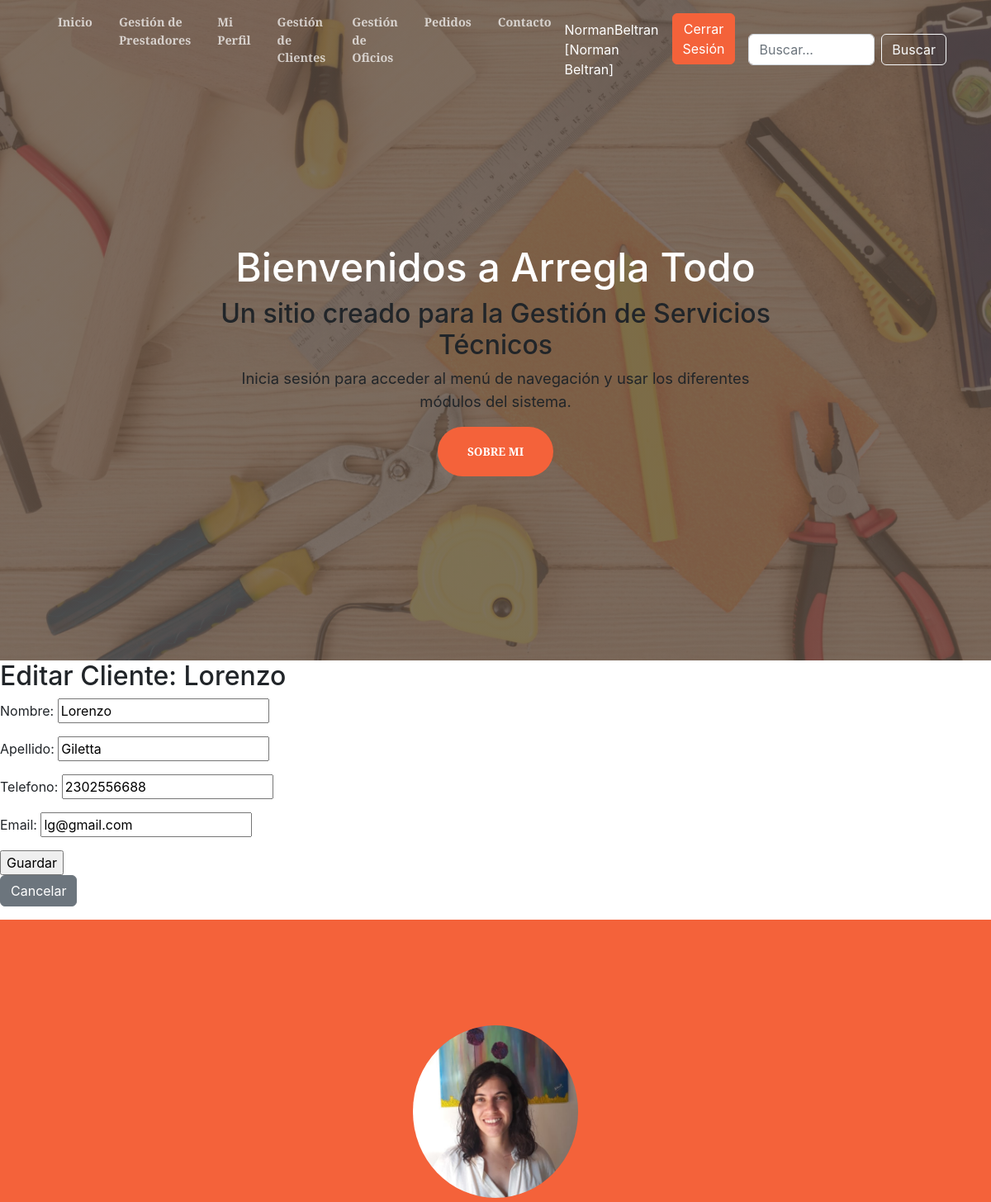
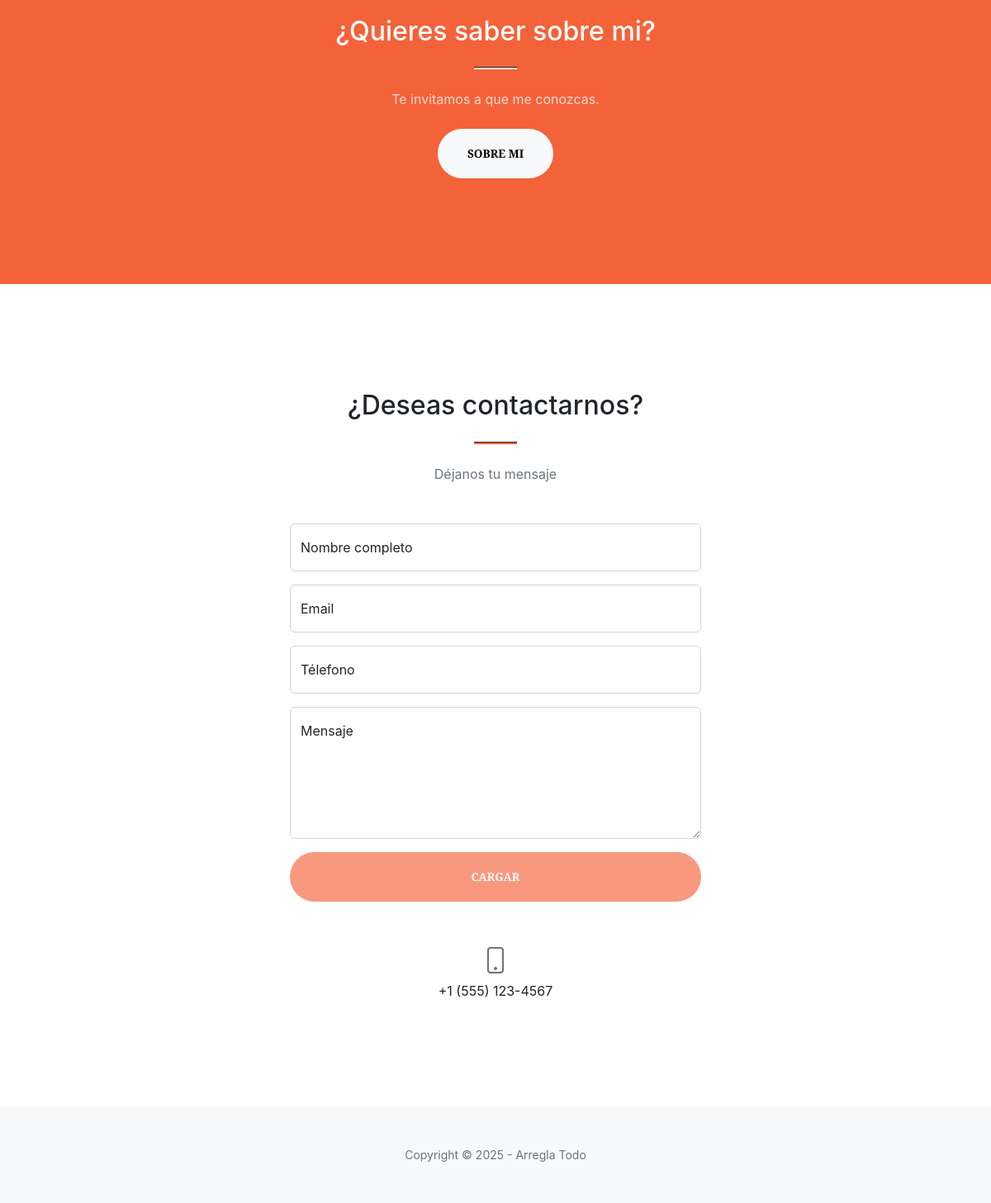
Screenshot of /clientes/editar/2/ (signed in) with the database file from the repository (2 pictures, top to bottom).
### ArreglaTodo/models.py (models this page shows, shortened)
class Cliente(models.Model):
    nombre = models.CharField(max_length=100)
    apellido = models.CharField(max_length=100)
    telefono = models.CharField(max_length=20)
    email = models.EmailField(unique=True)
    class Meta:
        verbose_name = "Cliente"
        verbose_name_plural = "Clientes"
        ordering = ['apellido', 'nombre']

### ArreglaTodo/views.py (the view)
# urls.py: path('clientes/editar/<int:pk>/', views.editar_cliente, name='cliente-editar'),
@login_required
def editar_cliente(request, pk):
    cliente = get_object_or_404(Cliente, pk=pk)
    if request.method == 'POST':
        form = ClienteForm(request.POST, instance=cliente)
        if form.is_valid():
            form.save()
            return redirect(reverse('arreglatodo:cliente-list'))
    else:
        form = ClienteForm(instance=cliente)
    return render(request, 'entidades/cliente_form.html', {'form': form, 'titulo': f'Editar Cliente: {cliente.nombre}'})

### ArreglaTodo/forms.py
class ClienteForm(forms.ModelForm):
    class Meta:
        model = Cliente
        fields = ['nombre', 'apellido', 'telefono', 'email']

### ArreglaTodo/templates/entidades/cliente_form.html (shortened to what this page needs)
{% extends 'entidades/index.html' %}
{% load static %}
{% block contenido %}
    <div class="form-container">
        <h2>{{ titulo }}</h2>
        <form method="post">
             <table>
                {{ form.as_p }}
            </table>
            <input type="submit" class="btn-guardar" value="Guardar"></input>
        </form>
        <p><a href="{% url 'arreglatodo:cliente-list' %}" class="btn btn-secondary">Cancelar</a></p>
    </div>
{% endblock contenido %}

### ArreglaTodo/templates/entidades/index.html (shortened to what this page needs)
<!DOCTYPE html>
<html lang="es">
    <head>
        {% load static %}
        <link href="https://cdn.jsdelivr.net/npm/bootstrap-icons@1.5.0/font/bootstrap-icons.css" rel="stylesheet" />
        <link href="https://cdnjs.cloudflare.com/ajax/libs/SimpleLightbox/2.1.0/simpleLightbox.min.css" rel="stylesheet" />
        <link href="{% static 'css/styles.css' %}" rel="stylesheet" />
    </head>
    <body id="page-top">
        <nav class="navbar navbar-expand-lg navbar-light fixed-top py-3" id="mainNav">
            <div class="container px-4 px-lg-7">
                <div class="collapse navbar-collapse" id="navbarResponsive">
                    <ul class="navbar-nav ms-auto my-2 my-lg-0">
                        <li class="nav-item"><a class="nav-link" href="{% url 'arreglatodo:home' %}">Inicio</a></li>
                        {% if user.is_staff %}
                        <li class="nav-item"><a class="nav-link" href="{% url 'arreglatodo:prestadores-admin' %}">Gestión de Prestadores</a></li>
                        {% endif %}
                        {% if user.is_authenticated %}
                            <li class="nav-item"><a class="nav-link" href="{% url 'arreglatodo:usuario-list' %}">Mi Perfil</a></li>
                            <li class="nav-item"><a class="nav-link" href="{% url 'arreglatodo:cliente-list' %}">Gestión de Clientes</a></li>
                            <li class="nav-item"><a class="nav-link" href="{% url 'arreglatodo:oficio-list' %}">Gestión de Oficios</a></li>
                            <li class="nav-item"><a class="nav-link" href="{% url 'arreglatodo:trabajo-pedido-list' %}">Pedidos</a></li>
                            <li class="nav-item"><a class="nav-link" href="#contact">Contacto</a></li>
                            <span style="color:white" class="navbar-text me-3">
                            {{user.username}} <br>[{{user.first_name}} {{user.last_name}}]</span>
                            <form action="{% url 'arreglatodo:logout' %}" method="post">
                                <button type="submit" class="btn btn-primary">Cerrar Sesión</button>
                            </form>
                        {% else %}
                            <a class="btn btn-primary" href="{% url 'arreglatodo:login' %}">Iniciar Sesión</a>
                            <a class="btn btn-primary" href="{% url 'arreglatodo:register' %}">Registrarse</a>
                        {% endif %}
                    </ul>
                    {% if user.is_authenticated %}
                    <form class="d-flex ms-3" action="{% url 'arreglatodo:encontrar-cliente' %}" method="get">
                        <input class="form-control me-2" type="search" placeholder="Buscar..." aria-label="Buscar" name="Buscar">
                        <button class="btn btn-outline-light" type="submit">Buscar</button>
                    </form>
                    {% endif %}
                </div>
            </div>
        </nav>
        <header class="masthead">
            <div class="container px-4 px-lg-5 h-100">
                <div class="row gx-4 gx-lg-5 h-100 align-items-center justify-content-center text-center">
                    <div class="col-lg-8 align-self-end">
                        {% block titulo %}
                        <h1 class="text-white font-weight-bold">Bienvenidos a Arregla Todo</h1>
                        <h2>Un sitio creado para la Gestión de Servicios Técnicos</h2>
                        <p>Inicia sesión para acceder al menú de navegación y usar los diferentes módulos del sistema.</p>
                        {% endblock titulo %}
                    </div>
                    <div class="col-lg-8 align-self-baseline">
                        <a class="btn btn-primary btn-xl" href="#about">Sobre mi</a>
                    </div>
                </div>
            </div>
        </header>
        {% block contenido %}
        {% endblock contenido %}
        <section class="page-section bg-primary" id="about">
            <div class="container px-4 px-lg-5">
                <div class="row gx-4 gx-lg-5 justify-content-center">
                    <div class="col-lg-8 text-center">
                        <img src="{% static 'assets/img/yo.png' %}"
                     alt="Foto de Celeste"
                     class="img-fluid rounded-circle mb-4"
                     style="max-width: 200px;">
                        <h2 class="text-white mt-0">¿Quieres saber sobre mi?</h2>
                        <hr class="divider divider-light" />
                        <p class="text-white-75 mb-4">Te invitamos a que me conozcas.</p>
                        <a class="btn btn-light btn-xl" href="{% url 'arreglatodo:sobre-nosotros' %}">Sobre mi</a>
                    </div>
                </div>
            </div>
        </section>
        <section class="page-section" id="contact">
            <div class="container px-4 px-lg-5">
                <div class="row gx-4 gx-lg-5 justify-content-center">
                    <div class="col-lg-8 col-xl-6 text-center">
                        <h2 class="mt-0">¿Deseas contactarnos?</h2>
                        <hr class="divider" />
                        <p class="text-muted mb-5">Déjanos tu mensaje</p>
                    </div>
                </div>
                <div class="row gx-4 gx-lg-5 justify-content-center mb-5">
                    <div class="col-lg-6">
                        <form id="contactForm" data-sb-form-api-token="API_TOKEN">
                            <div class="form-floating mb-3">
                                <input class="form-control" id="name" type="text" placeholder="Enter your name..." data-sb-validations="required" />
                                <label for="name">Nombre completo</label>
                            </div>
                            <div class="form-floating mb-3">
                                <input class="form-control" id="email" type="email" placeholder="name@example.com" data-sb-validations="required,email" />
                                <label for="email">Email</label>
                            </div>
                            <div class="form-floating mb-3">
                                <input class="form-control" id="phone" type="tel" placeholder="(123) 456-7890" data-sb-validations="required" />
                                <label for="phone">Télefono</label>
                            </div>
                            <div class="form-floating mb-3">
                                <textarea class="form-control" id="message" type="text" placeholder="Enter your message here..." style="height: 10rem" data-sb-validations="required"></textarea>
                                <label for="message">Mensaje</label>
                            </div>
                            <div class="d-grid"><button class="btn btn-primary btn-xl disabled" id="submitButton" type="submit">Cargar</button></div>
                        </form>
                    </div>
                </div>
                <div class="row gx-4 gx-lg-5 justify-content-center">
                    <div class="col-lg-4 text-center mb-5 mb-lg-0">
                        <i class="bi-phone fs-2 mb-3 text-muted"></i>
                        <div>+1 (555) 123-4567</div>
                    </div>
                </div>
            </div>
        </section>
        <footer class="bg-light py-5">
            <div class="container px-4 px-lg-5"><div class="small text-center text-muted">Copyright &copy; 2025 - Arregla Todo</div></div>
        </footer>
    </body>
</html>

### rows the page displays
Cliente: nombre "Lorenzo", apellido "Giletta", telefono "2302556688", email "lg@gmail.com"

### other values shown
{{ user.username }} "NormanBeltran"
{{ user.first_name }} "Norman"
{{ user.last_name }} "Beltran"
{{ titulo }} "Editar Cliente: Lorenzo"
